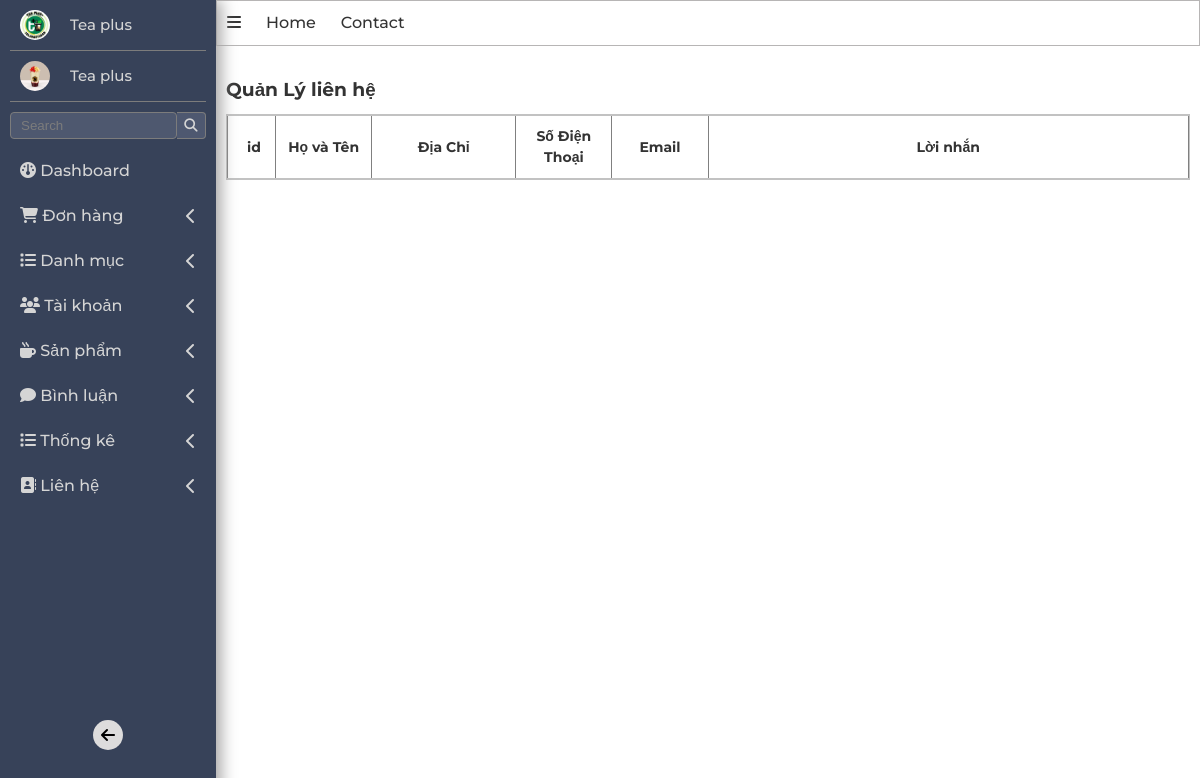
/admin/index.php?act=lienhe, run on an earlier commit of the app's database.
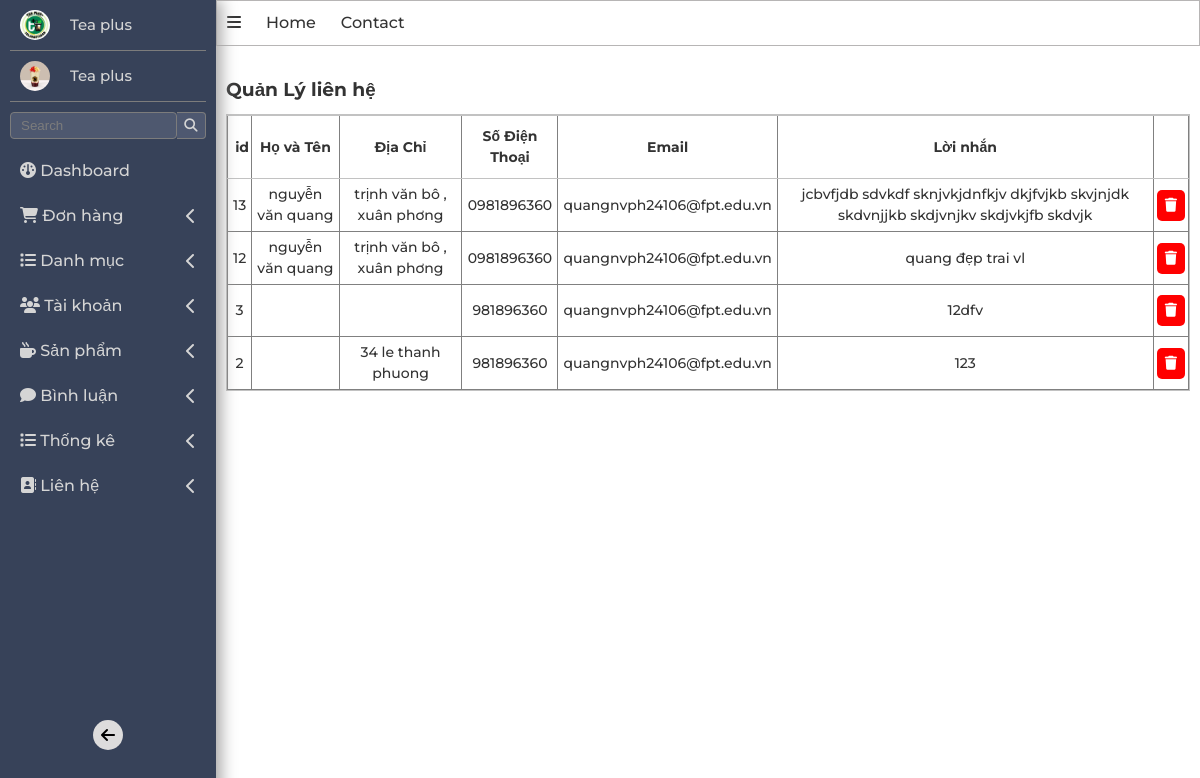
And on a later commit of the database.
### tables this page shows
CREATE TABLE `lienhe` (
  `id` int(11) NOT NULL,
  `hovaten` varchar(255) NOT NULL,
  `dienthoai` varchar(15) NOT NULL,
  `email` varchar(255) NOT NULL,
  `diachi` varchar(255) NOT NULL,
  `loinhan` varchar(255) NOT NULL
);

### model/pdo.php (called while the page is built, shortened)
<?php
function pdo_get_connection(){
    $dburl = "mysql:host=localhost;dbname=teaplussss;charset=utf8";
    $username = 'root';
    $password = '';
    $conn = new PDO($dburl, $username, $password);
    $conn->setAttribute(PDO::ATTR_ERRMODE, PDO::ERRMODE_EXCEPTION);
    return $conn;
}
function pdo_query($sql){
    $sql_args = array_slice(func_get_args(), 1);
    try{
        $conn = pdo_get_connection();
        $stmt = $conn->prepare($sql);
        $stmt->execute($sql_args);
        $rows = $stmt->fetchAll();
        return $rows;
    }
    catch(PDOException $e){
        throw $e;
    }
    finally{
        unset($conn);
    }
}

### model/lienhe.php (called while the page is built, shortened)
<?php
    function loadall_lienhe(){
        $sql="SELECT * FROM lienhe order by id desc";
        $listlienhe=pdo_query($sql);
        return  $listlienhe;
    }
?>

### admin/lienhe/listLienHe.php (the view)
<main class="w-100 d-f f-d">
          <h3 style="margin: 10px 0px;">Quản Lý liên hệ</h3>
          <div class="search_list-product-admin w-100">
            <form action="" class="d-f ">
                <table border="1px" class="w-100 table_bill-admin">
                    <thead>
                       <th style="width: 50px;">id</th>
                       <th style="width: 10%;"> Họ và Tên</th>
                        <th style="width: 15%;"> Địa Chỉ </th>
                        <th style="width: 10%;"> Số Điện Thoại</th>
                        <th style="width: 10%;"> Email</th>
                        <th style="width: 50%; ">Lời nhắn</th>
                    </thead>
                    <?php foreach ($listlienhe as $listlienhe) {
                        extract($listlienhe);
                        $xoalh="index.php?act=xoalh&id=".$id;
                        echo '<tr>
                                <td style="padding: 5px; ">' . $id . '</td>
                                <td  style="padding: 5px; "> ' . $hovaten . '</td>
                                <td style="padding: 5px; ">' . $diachi . '</td>
                                <td style="padding: 5px; ">' . $dienthoai . '</td>
                                <td style="padding: 5px; ">' . $email . '</td>
                                <td style="width: 300px;padding: 5px; "> <p >' . $loinhan . '</p></td>
                                <td >
                                    <a class="url-delete" href="'. $xoalh.'">
                                      <i class="fa-solid fa-trash"></i>
                                    </a>
                                 </td>
                            </tr>';
                    }
                    ?>
                  </table>
            </form>
          </div>
        </main>

What changed in the data, as far as the page shows it:
added lienhe: id "13", hovaten "nguyễn văn quang", diachi "trịnh văn bô , xuân phơng", dienthoai "0981896360", email "quangnvph24106@fpt.edu.vn", loinhan "jcbvfjdb sdvkdf sknjvkjdnfkjv dkjfvjkb skvjnjdk skdvnjjkb skdjvnjkv skdjvkjfb skdvjk"
added lienhe: id "12", hovaten "nguyễn văn quang", diachi "trịnh văn bô , xuân phơng", dienthoai "0981896360", email "quangnvph24106@fpt.edu.vn", loinhan "quang đẹp trai vl"
added lienhe: id "3", dienthoai "981896360", email "quangnvph24106@fpt.edu.vn", loinhan "12dfv"
added lienhe: id "2", diachi "34 le thanh phuong", dienthoai "981896360", email "quangnvph24106@fpt.edu.vn", loinhan "123"
